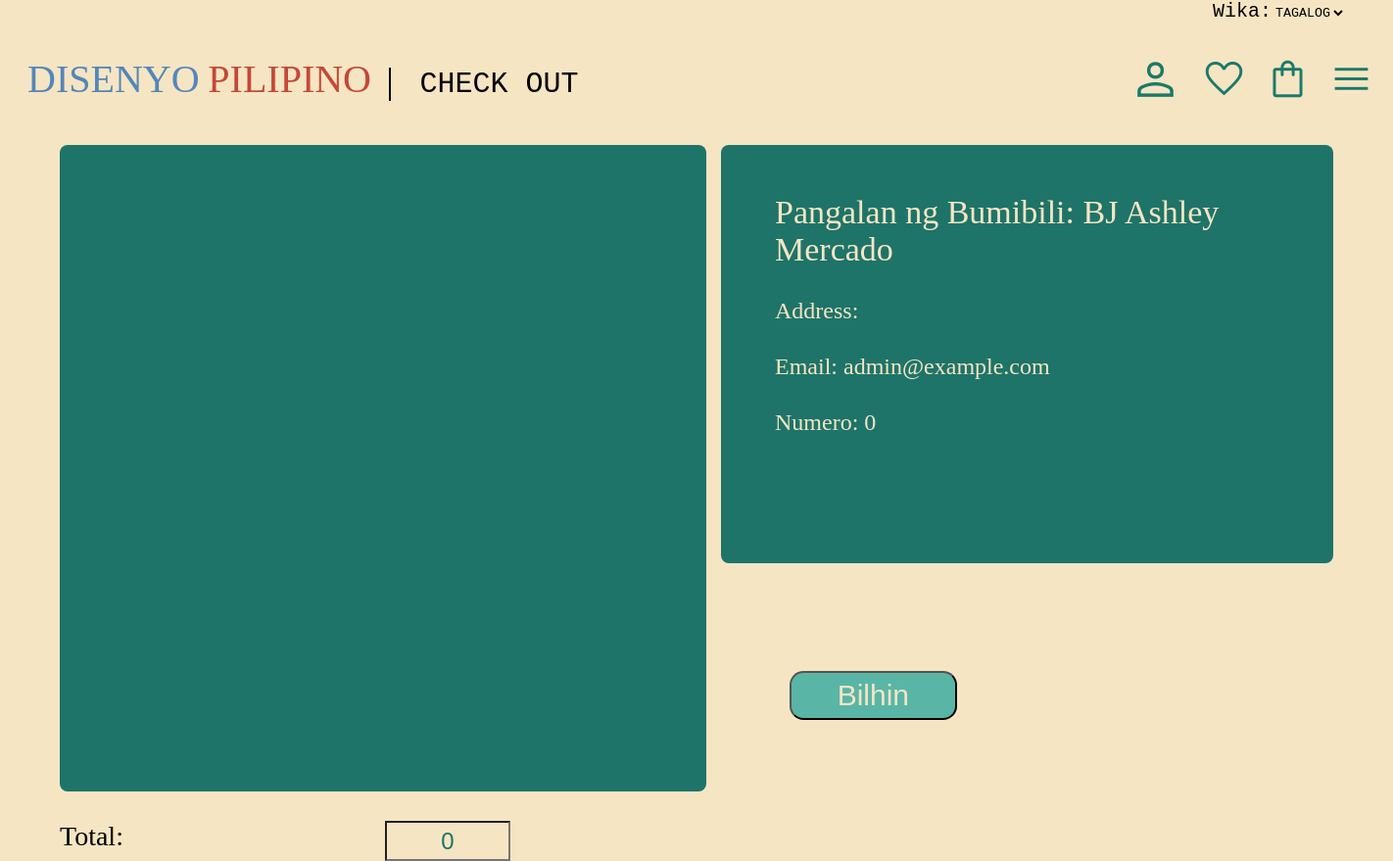
Screenshot of /MAIN/check_out.php (signed in) with the database file from the repository.
### tables this page shows
CREATE TABLE `users` (
  `user_id` int(11) NOT NULL COMMENT 'Unique identifier for each user.',
  `username` varchar(50) NOT NULL COMMENT 'The username chosen by the user.',
  `password` varchar(100) NOT NULL COMMENT 'The hashed password of the user.',
  `email` varchar(50) NOT NULL COMMENT 'User''s email address.',
  `first_name` varchar(30) NOT NULL COMMENT 'User''s email address.',
  `last_name` varchar(30) NOT NULL COMMENT 'User''s last name',
  `phone_number` int(10) NOT NULL COMMENT 'User''s contact phone number.',
  `address` text NOT NULL COMMENT 'User''s shipping address.',
  `role_id` int(6) NOT NULL COMMENT 'The role of the user (either customer or admin).',
  `created_at` timestamp(6) NOT NULL DEFAULT current_timestamp(6) COMMENT 'Date and time the user account was created.',
  `updated_at` timestamp(6) NOT NULL DEFAULT current_timestamp(6) COMMENT 'Date and time the user account was updated',
  `profile_link` varchar(255) DEFAULT NULL
);

### FUNCTIONS/language.php (called while the page is built, shortened)
<?php
$host = 'localhost';
$dbname = 'disenyo_pilipino';
$username = 'root';
$password = '';
try {
    $pdo = new PDO("mysql:host=$host;dbname=$dbname", $username, $password);
    $pdo->setAttribute(PDO::ATTR_ERRMODE, PDO::ERRMODE_EXCEPTION);
} catch (PDOException $e) {
    die("Database connection failed: " . $e->getMessage());
}
$selected_language = $_SESSION['language'] ?? 'tl';
function getTranslations($pdo, $language_code) {
    $stmt = $pdo->prepare("SELECT key_name, translation_text FROM language_translations WHERE language_code = :language_code");
    $stmt->execute(['language_code' => $language_code]);
    return $stmt->fetchAll(PDO::FETCH_KEY_PAIR);
}
$texts = getTranslations($pdo, $selected_language);
?>

### MAIN/check_out.php (the view, shortened to what this page needs)
<?php
include($_SERVER['DOCUMENT_ROOT'] . '/DP/FUNCTIONS/db.php');
include '../FUNCTIONS/language.php';
$user_id = $_SESSION['user_id'];
$query = "SELECT first_name, last_name, address, email, phone_number FROM users WHERE user_id = ?";
$stmt = $conn->prepare($query);
$stmt->bind_param("i", $user_id);
$stmt->execute();
$userResult = $stmt->get_result();
$user = $userResult->fetch_assoc();
?>
<!DOCTYPE html>
<html lang="en">
<head>
    <link rel="stylesheet" href="STYLES/main_header.css">
    <link rel="stylesheet" href="STYLES/check_out_style.css">
    <link rel="stylesheet" href="STYLES/settings_icon_style.css">
</head>
<body>
<header class="header_cont">
    <div class="language_cont">
        <label for="languages"><?php echo $texts['language'] ?? 'LANGUAGE'; ?>:</label>
        <form id="languageForm">
            <select class="lang_dd" name="language" id="languages" onchange="changeLanguage(this.value)">
                <option value="tl" <?php echo ($selected_language === 'tl') ? 'selected' : ''; ?>>TAGALOG</option>
            </select>
        </form>
    </div>
    <div class="main_header_cont">
        <div class="logo_cont">
            <a href="index.php" class="dp">
                <p><span class="D">DISENYO</span><span class="P">PILIPINO</span><span class="page_name">CHECK OUT</span></p>
            </a>
        </div>
        <div class="nav_cnt">
            <a href="profile.php"><span class="material-symbols-outlined" id="icon_profile">person</span></a>
            <a href="likes.php"><span class="material-symbols-outlined" id="icon_heart">favorite</span></a>
            <a href="bayong.php"><span class="material-symbols-outlined" id="icon_sb">shopping_bag</span></a>
            <a class="material-symbols-outlined" id="menu_icon" onclick="close_menu()">menu</a>
        </div>
    </div>
</header>
<main>
    <div class="container">
        <form class="scrollable-cont">
                <div class="box product-info">
                    <?php
                    if (isset($_COOKIE['checkedProducts'])) {
                        $checkedProducts = json_decode($_COOKIE['checkedProducts'], true);
                    } else {
                        $checkedProducts = [];
                    }
                    ?>
                </div>
                <div class="order-cont">
                    <div class="total-section">
                        <label>Total:</label>
                        <input type="text" id="total" value="<?php echo array_reduce($checkedProducts, function($carry, $item) {
                            return $carry + $item['price'] * $item['quantity'];
                        }, 0); ?>" readonly>
                    </div>
                </div>
        </form>
            <form class="box buyer-info">
                <label class="tittle">Pangalan ng Bumibili: <?php echo htmlspecialchars($user['first_name']); ?> <?php echo htmlspecialchars($user['last_name']); ?></label>
                <label class="address">Address: <?php echo htmlspecialchars($user['address']); ?></label>
                <label class="email">Email: <?php echo htmlspecialchars($user['email']); ?></label>
                <label class="numero">Numero: <?php echo htmlspecialchars($user['phone_number']); ?></label>
                <div class="butt-cont">
                    <div class="buttons">
                        <button class="buy-button" id="bilhinButton" type="button">Bilhin</button>
                    </div>
                </div>
            </form>
    </div>
</main>
</body>
</html>

### MAIN/STYLES/main_header.css (style rules this page uses)
* { margin: 0px; }
a { text-decoration: none; }
html { display: flex; align-items: center; justify-content: center; }
body { background-color: #f6e5c3; width: 1440px; display: flex; flex-direction: column; overflow-x: hidden; }
main { display: flex; flex-direction: column; margin-top: 20px; align-items: center; justify-content: center; }
header { margin-left: 28px; margin-right: 28px; }
.language_cont { display: flex; justify-content: flex-end; margin-right: 20px; font-family: 'Courier New'; font-size: 20px; }
.lang_dd { background-color: #f6e5c3; border: none; font-family: Courier; }
.main_header_cont { margin-top: 20px; height: 75px; position: relative; width: 1384px; display: flex; align-items: center; justify-content: center; }
.dp { font-size: 40px; text-decoration: none; margin: 0px; display: flex; align-items: center; justify-content: center; text-align: center; padding: 0px; }
.D { text-decoration: none; color: #5486b9; font-family: 'cubao'; margin: 0px; }
.P { color: #c44838; font-family: 'cubao'; margin: 0px; padding-left: 1vb; padding-right: 2vb; }
.page_name { margin: 0px; color: black; font-family: 'Courier'; font-size: 30px; font-weight: 300; padding-left: 30px; border-left: 2px solid; }
.nav_cnt { display: flex; align-items: center; margin-left: auto; }
#search_icon, #icon_heart, #icon_sb, #icon_profile, #menu_icon { font-size: 45px; color: #1a7a69; transition: color 0.3s, background-color 0.3s; display: inline-block; margin: 10px; border-radius: 10px; cursor: pointer; }
#icon_profile { font-size: 55px; }

### MAIN/STYLES/check_out_style.css (style rules this page uses)
.container { display: flex; justify-content: space-between; padding: 10px; height: 30vw; width: 1300px; }
.box { background-color: #1e7469; color: #f6e5c3; padding: 20px; width: 45%; border-radius: 8px; }
.product-info { height: 620px; width: 620px; }
.buyer-info .tittle { font-size: 34px; }
.form-cont label, .buyer-info label { margin-left: 35px; margin-top: 30px; font-size: 24px; display: block; }
.address { margin-top: 30px; }
.email { margin-top: 70px; }
.order-cont { margin-top: 30px; }
.total-section { font-size: 18px; display: flex; justify-content: space-between; margin-right: 200px; }
.total-section label { font-size: 28px; padding-right: 20px; }
.total-section input { background: #f6e5c3; width: 120px; height: 35px; text-align: center; font-size: 24px; font-family: 'cubao', sans-serif; color: #1e7469; }
.buttons { display: flex; justify-content: space-between; align-items: center; padding: 10px 20px; border: none; border-radius: 15px; cursor: pointer; }
.butt-cont { padding-top: 230px; padding-left: 30px; }
.buy-button { width: 12vw; height: 3.5vw; font-size: 30px; background-color: #59b6a6; color: #f6e5c3; border-radius: 1vw; }
.buyer-info { background-color: #1e7469; color: #f6e5c3; padding: 20px; border-radius: 8px; }

### rows the page displays
users: first_name "BJ Ashley", last_name "Mercado", email "admin@example.com", phone_number "0"

### other values shown
$texts['language'] "Wika"
